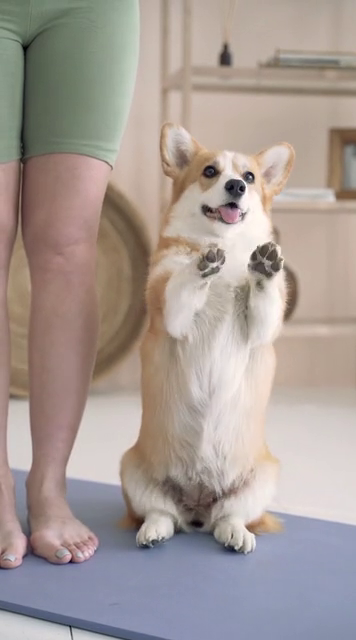
#> input picture frame 32 of openCV/dog.mp4, 356 x 640 px, given in place of city.mp4, which was not available
$ jupyter execute Quiz.ipynb   (text cells are left out)
#> lines starting #> are read from the running program, lines starting #| are printed output that depends on the picture
[cell 1]
import cv2

cap = cv2.VideoCapture("city.mp4")

fourcc = cv2.VideoWriter_fourcc(*"DIVX")
width = round(cap.get(cv2.CAP_PROP_FRAME_WIDTH))
height = round(cap.get(cv2.CAP_PROP_FRAME_HEIGHT))
fps = cap.get(cv2.CAP_PROP_FPS)

out = cv2.VideoWriter("city_output.avi", fourcc, fps * 4, (height, width))

while cap.isOpened():
    ret, frame = cap.read()
#> frame is the input picture: shape (640, 356, 3); mean B, G, R 149.7, 154.9, 166.4
    if not ret:
        break

    img_270 = cv2.rotate(frame, cv2.ROTATE_90_COUNTERCLOCKWISE)
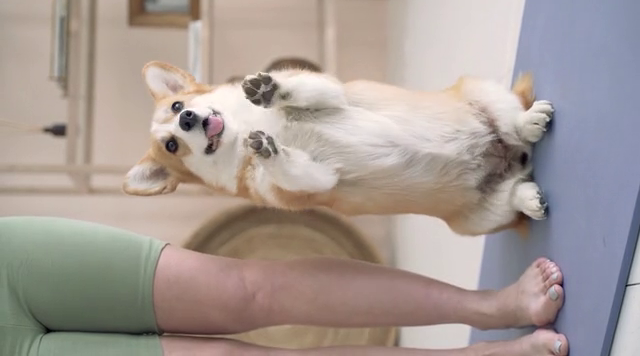
#> img_270: shape (356, 640, 3); mean B, G, R 149.7, 154.9, 166.4

    out.write(img_270)
    cv2.imshow("video", frame)

    if cv2.waitKey(1) == ord("q"):
#> (key q is pressed here)
        break

out.release()
cap.release()
cv2.destroyAllWindows()


$ run again, starting later in the video
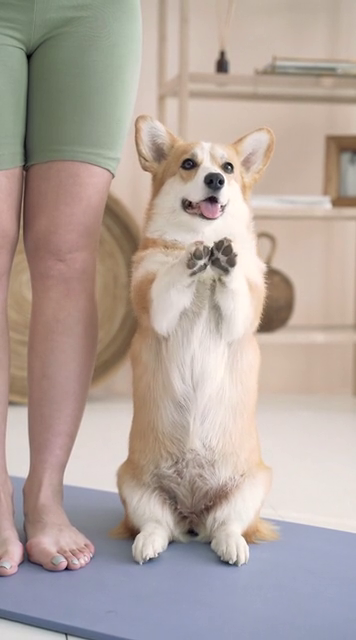
#> input picture frame 146 of openCV/dog.mp4, 356 x 640 px, given in place of city.mp4, which was not available
#> frame is the input picture: shape (640, 356, 3); mean B, G, R 157.5, 164.5, 178.1
#> `img_270 = cv2.rotate(frame, cv2.ROTATE_90_COUNTERCLOCKWISE)`:
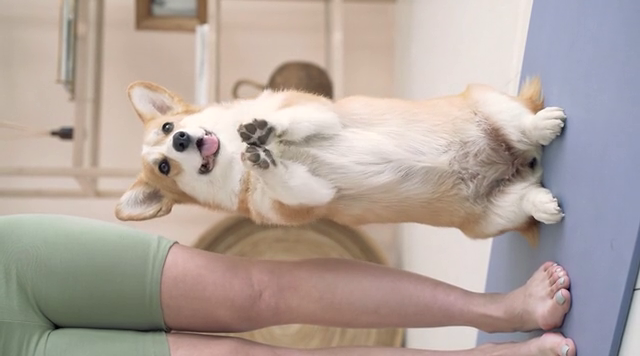
#> img_270: shape (356, 640, 3); mean B, G, R 157.5, 164.5, 178.1

$ run again, starting later in the video
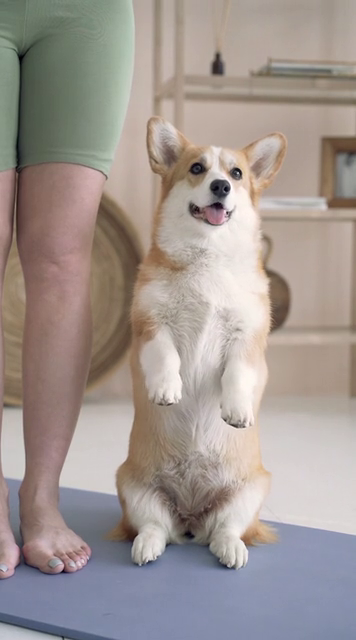
#> input picture frame 260 of openCV/dog.mp4, 356 x 640 px, given in place of city.mp4, which was not available
#> frame is the input picture: shape (640, 356, 3); mean B, G, R 145.4, 150.1, 160.3
#> `img_270 = cv2.rotate(frame, cv2.ROTATE_90_COUNTERCLOCKWISE)`:
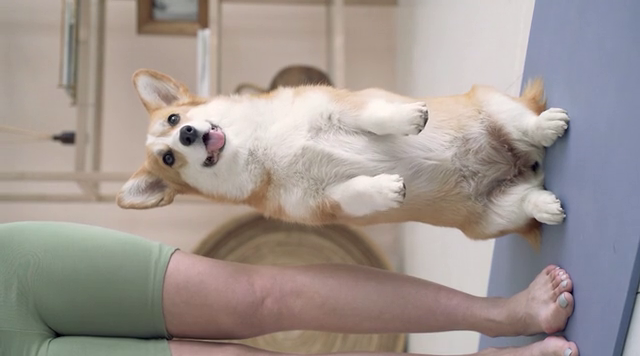
#> img_270: shape (356, 640, 3); mean B, G, R 145.4, 150.1, 160.3
